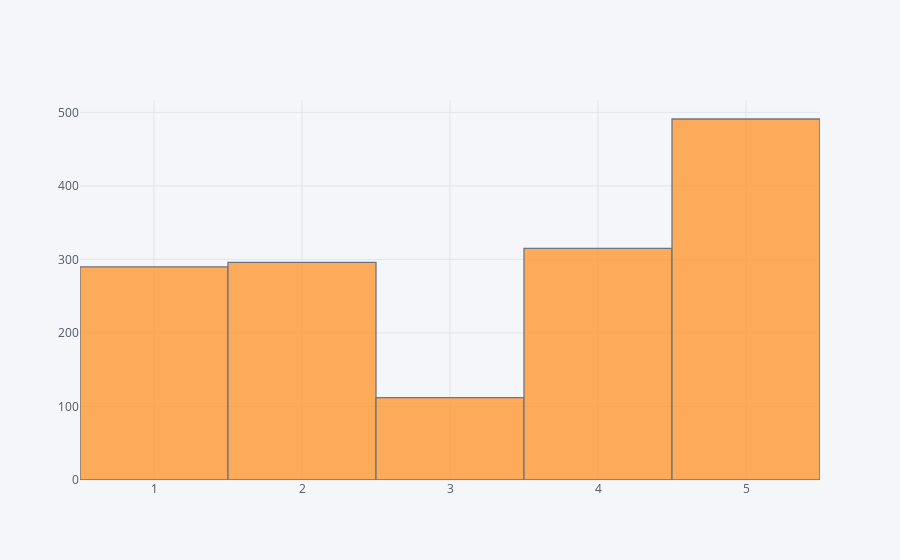

This figure's notebook cell:
### Code cell
data_corpus[3509:].polarity.iplot(kind='histogram')

### Figure 1 — Plotly figure (JSON) as saved in the notebook; plotly's stock layout.template omitted (floating-point values rounded to 4 significant figures; data arrays with more than 128 entries replaced by an {"elided": "..."} marker saying what was removed)
{"data": [{"histfunc": "count", "histnorm": "", "marker": {"color": "rgba(255, 153, 51, 1.0)", "line": {"color": "#4D5663", "width": 1.3}}, "name": "polarity", "opacity": 0.8, "orientation": "v", "type": "histogram", "uid": "472e14e3-3e55-4c84-86a4-c4711ed455fe", "x": {"elided": "1504 int values"}}], "layout": {"barmode": "overlay", "legend": {"bgcolor": "#F5F6F9", "font": {"color": "#4D5663"}}, "paper_bgcolor": "#F5F6F9", "plot_bgcolor": "#F5F6F9", "title": {"font": {"color": "#4D5663"}}, "xaxis": {"gridcolor": "#E1E5ED", "showgrid": true, "tickfont": {"color": "#4D5663"}, "title": {"font": {"color": "#4D5663"}, "text": ""}, "zerolinecolor": "#E1E5ED"}, "yaxis": {"gridcolor": "#E1E5ED", "showgrid": true, "tickfont": {"color": "#4D5663"}, "title": {"font": {"color": "#4D5663"}, "text": ""}, "zerolinecolor": "#E1E5ED"}}}
